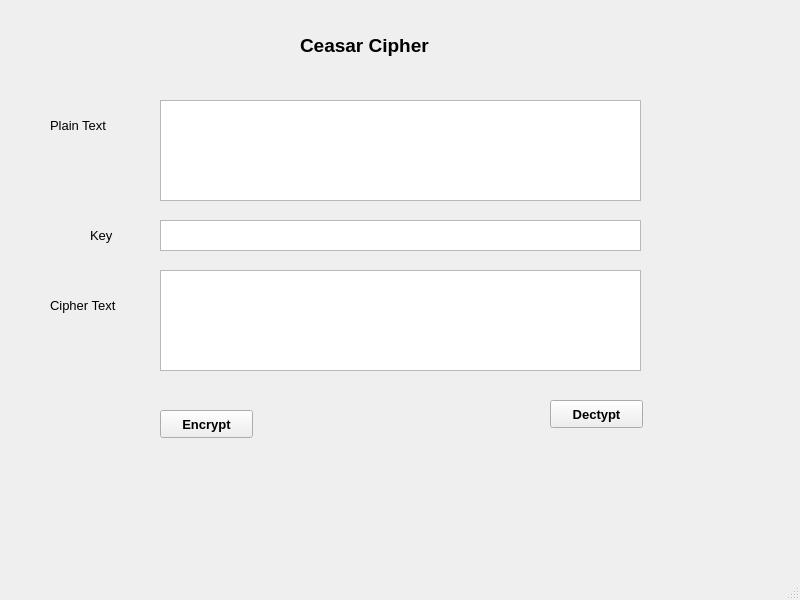
<?xml version="1.0" encoding="UTF-8"?>
<ui version="4.0">
 <class>MainWindow</class>
 <widget class="QMainWindow" name="MainWindow">
  <property name="geometry">
   <rect>
    <x>0</x>
    <y>0</y>
    <width>800</width>
    <height>600</height>
   </rect>
  </property>
  <property name="windowTitle">
   <string>MainWindow</string>
  </property>
  <widget class="QWidget" name="centralwidget">
   <widget class="QLabel" name="label">
    <property name="geometry">
     <rect>
      <x>50</x>
      <y>110</y>
      <width>81</width>
      <height>31</height>
     </rect>
    </property>
    <property name="font">
     <font>
      <pointsize>10</pointsize>
     </font>
    </property>
    <property name="text">
     <string>Plain Text</string>
    </property>
   </widget>
   <widget class="QLabel" name="label_2">
    <property name="geometry">
     <rect>
      <x>90</x>
      <y>220</y>
      <width>41</width>
      <height>31</height>
     </rect>
    </property>
    <property name="font">
     <font>
      <pointsize>10</pointsize>
     </font>
    </property>
    <property name="text">
     <string>Key</string>
    </property>
   </widget>
   <widget class="QLabel" name="label_3">
    <property name="geometry">
     <rect>
      <x>50</x>
      <y>280</y>
      <width>101</width>
      <height>51</height>
     </rect>
    </property>
    <property name="font">
     <font>
      <pointsize>10</pointsize>
     </font>
    </property>
    <property name="text">
     <string>Cipher Text</string>
    </property>
   </widget>
   <widget class="QTextEdit" name="textEdit">
    <property name="geometry">
     <rect>
      <x>160</x>
      <y>100</y>
      <width>481</width>
      <height>101</height>
     </rect>
    </property>
   </widget>
   <widget class="QTextEdit" name="textEdit_2">
    <property name="geometry">
     <rect>
      <x>160</x>
      <y>270</y>
      <width>481</width>
      <height>101</height>
     </rect>
    </property>
   </widget>
   <widget class="QTextEdit" name="textEdit_3">
    <property name="geometry">
     <rect>
      <x>160</x>
      <y>220</y>
      <width>481</width>
      <height>31</height>
     </rect>
    </property>
   </widget>
   <widget class="QLabel" name="label_4">
    <property name="geometry">
     <rect>
      <x>300</x>
      <y>20</y>
      <width>181</width>
      <height>51</height>
     </rect>
    </property>
    <property name="font">
     <font>
      <pointsize>14</pointsize>
      <weight>75</weight>
      <bold>true</bold>
     </font>
    </property>
    <property name="text">
     <string>Ceasar Cipher</string>
    </property>
   </widget>
   <widget class="QPushButton" name="pushButton">
    <property name="geometry">
     <rect>
      <x>160</x>
      <y>410</y>
      <width>93</width>
      <height>28</height>
     </rect>
    </property>
    <property name="font">
     <font>
      <pointsize>10</pointsize>
      <weight>75</weight>
      <bold>true</bold>
     </font>
    </property>
    <property name="text">
     <string>Encrypt</string>
    </property>
   </widget>
   <widget class="QPushButton" name="pushButton_2">
    <property name="geometry">
     <rect>
      <x>550</x>
      <y>400</y>
      <width>93</width>
      <height>28</height>
     </rect>
    </property>
    <property name="font">
     <font>
      <pointsize>10</pointsize>
      <weight>75</weight>
      <bold>true</bold>
     </font>
    </property>
    <property name="text">
     <string>Dectypt</string>
    </property>
   </widget>
  </widget>
  <widget class="QMenuBar" name="menubar">
   <property name="geometry">
    <rect>
     <x>0</x>
     <y>0</y>
     <width>800</width>
     <height>26</height>
    </rect>
   </property>
  </widget>
  <widget class="QStatusBar" name="statusbar"/>
 </widget>
 <resources/>
 <connections/>
</ui>
